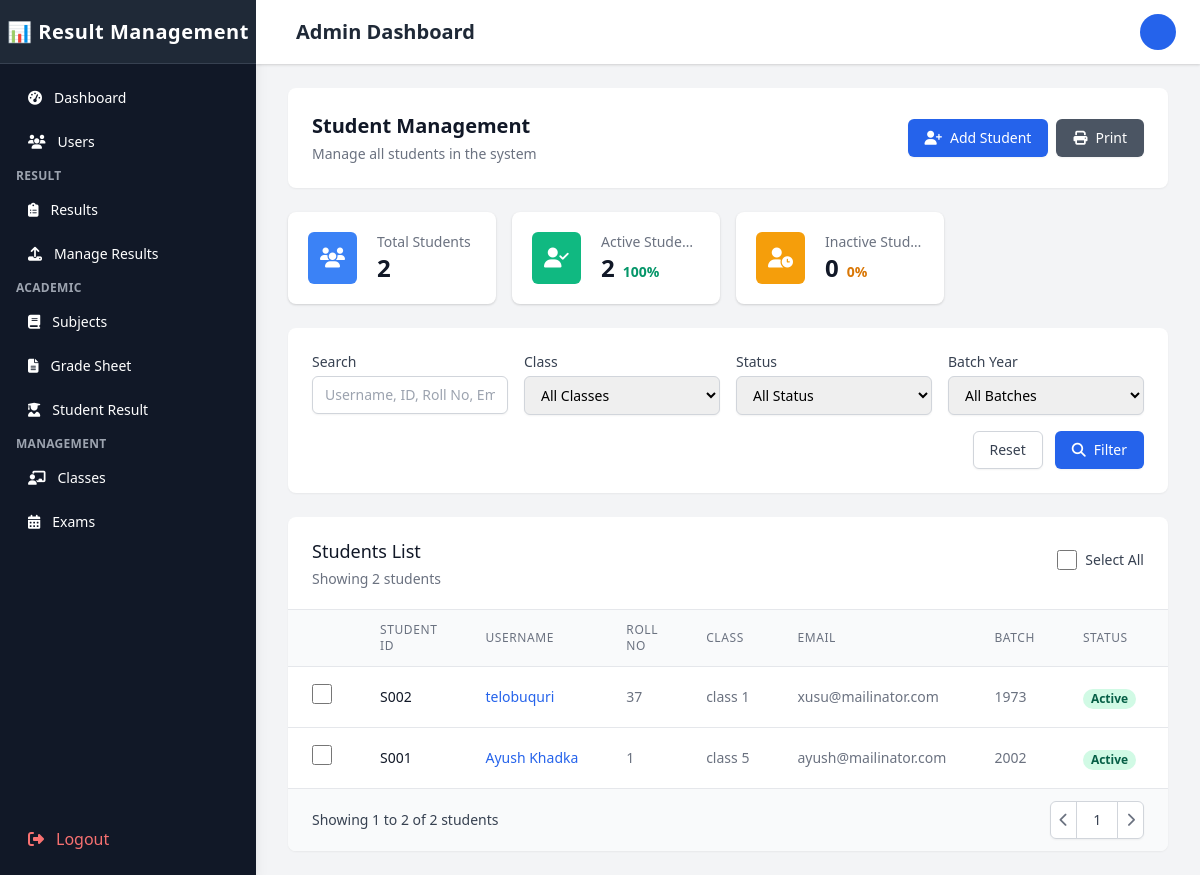
Screenshot of /Admin/students.php (signed in) with the database file from the repository.
### tables this page shows
CREATE TABLE `students` (
  `student_id` varchar(20) NOT NULL,
  `user_id` int(11) NOT NULL,
  `roll_number` varchar(20) NOT NULL,
  `registration_number` varchar(30) NOT NULL,
  `class_id` int(11) DEFAULT NULL,
  `batch_year` year(4) NOT NULL,
  `date_of_birth` date DEFAULT NULL,
  `gender` enum('male','female','other') DEFAULT NULL,
  `address` text DEFAULT NULL,
  `phone` varchar(20) DEFAULT NULL,
  `parent_name` varchar(100) DEFAULT NULL,
  `parent_phone` varchar(20) DEFAULT NULL,
  `parent_email` varchar(100) DEFAULT NULL,
  `is_active` tinyint(1) NOT NULL DEFAULT 1,
  `created_at` timestamp NOT NULL DEFAULT current_timestamp(),
  `updated_at` timestamp NOT NULL DEFAULT current_timestamp() ON UPDATE current_timestamp(),
  `section_id` int(11) DEFAULT NULL
);

CREATE TABLE `users` (
  `user_id` int(11) NOT NULL,
  `username` varchar(50) NOT NULL,
  `password` varchar(255) NOT NULL,
  `full_name` varchar(100) NOT NULL,
  `email` varchar(100) NOT NULL,
  `gender` enum('male','female','other') DEFAULT NULL,
  `role` enum('admin','teacher','student') NOT NULL,
  `status` enum('active','inactive','pending','locked') DEFAULT 'active',
  `profile_image` varchar(255) DEFAULT NULL,
  `last_login` datetime DEFAULT NULL,
  `failed_login_attempts` int(11) NOT NULL DEFAULT 0,
  `last_failed_login` datetime DEFAULT NULL,
  `password_reset_token` varchar(100) DEFAULT NULL,
  `password_reset_expires` datetime DEFAULT NULL,
  `email_verified` tinyint(1) NOT NULL DEFAULT 0,
  `email_verification_token` varchar(100) DEFAULT NULL,
  `created_at` timestamp NOT NULL DEFAULT current_timestamp(),
  `updated_at` timestamp NOT NULL DEFAULT current_timestamp() ON UPDATE current_timestamp(),
  `phone` varchar(20) DEFAULT NULL,
  `address` varchar(255) DEFAULT NULL
);

CREATE TABLE `classes` (
  `class_id` int(11) NOT NULL,
  `class_name` varchar(100) NOT NULL,
  `class_numeric` int(11) NOT NULL DEFAULT 0,
  `class_teacher_id` int(11) DEFAULT NULL,
  `section` varchar(10) DEFAULT NULL,
  `academic_year` varchar(20) NOT NULL,
  `description` text DEFAULT NULL,
  `is_active` tinyint(1) NOT NULL DEFAULT 1,
  `created_at` timestamp NOT NULL DEFAULT current_timestamp(),
  `updated_at` timestamp NOT NULL DEFAULT current_timestamp() ON UPDATE current_timestamp()
);

### Admin/students.php (the view, shortened to what the rows shown need)
<?php
$conn = new mysqli('localhost', 'root', '', 'result_management');
$query = "SELECT s.*, u.full_name, u.email, u.status, c.class_name, c.section
          FROM students s
          JOIN users u ON s.user_id = u.user_id
          LEFT JOIN classes c ON s.class_id = c.class_id
          WHERE 1=1";
$query .= " ORDER BY s.created_at DESC";
$stmt = $conn->prepare($query);
$stmt->execute();
$result = $stmt->get_result();
$students = [];
while ($row = $result->fetch_assoc()) {
    $students[] = $row;
}
?>
<!DOCTYPE html>
<html lang="en">
<head>
    <link rel="stylesheet" href="https://cdnjs.cloudflare.com/ajax/libs/font-awesome/6.4.0/css/all.min.css">
    <link href="https://cdn.jsdelivr.net/npm/tailwindcss@2.2.19/dist/tailwind.min.css" rel="stylesheet">
</head>
<body class="bg-gray-100" id="body">
    <div class="flex h-screen overflow-hidden">
        <?php include 'sidebar.php'; ?>
        <div class="flex flex-col flex-1 w-0 overflow-hidden">
            <?php include 'topBar.php'; ?>
            <main class="flex-1 relative overflow-y-auto focus:outline-none">
                <div class="py-6">
                    <div class="max-w-7xl mx-auto px-4 sm:px-6 md:px-8">
                        <div class="bg-white shadow-sm rounded-lg p-6 mb-6">
                            <div class="flex flex-col md:flex-row md:items-center md:justify-between">
                                <div>
                                    <h2 class="text-xl font-bold text-gray-900">Student Management</h2>
                                </div>
                            </div>
                        </div>
                        <div class="bg-white shadow-sm rounded-lg overflow-hidden">
                            <div class="overflow-x-auto">
                                <table class="min-w-full divide-y divide-gray-200">
                                    <thead class="bg-gray-50">
                                        <tr>
                                            <th scope="col" class="px-6 py-3 text-left text-xs font-medium text-gray-500 uppercase tracking-wider">
                                            </th>
                                            <th scope="col" class="px-6 py-3 text-left text-xs font-medium text-gray-500 uppercase tracking-wider">Student ID</th>
                                            <th scope="col" class="px-6 py-3 text-left text-xs font-medium text-gray-500 uppercase tracking-wider">Username</th>
                                            <th scope="col" class="px-6 py-3 text-left text-xs font-medium text-gray-500 uppercase tracking-wider">Roll No</th>
                                            <th scope="col" class="px-6 py-3 text-left text-xs font-medium text-gray-500 uppercase tracking-wider">Class</th>
                                            <th scope="col" class="px-6 py-3 text-left text-xs font-medium text-gray-500 uppercase tracking-wider">Email</th>
                                            <th scope="col" class="px-6 py-3 text-left text-xs font-medium text-gray-500 uppercase tracking-wider">Batch</th>
                                            <th scope="col" class="px-6 py-3 text-left text-xs font-medium text-gray-500 uppercase tracking-wider">Status</th>
                                            <th scope="col" class="px-6 py-3 text-left text-xs font-medium text-gray-500 uppercase tracking-wider">Actions</th>
                                        </tr>
                                    </thead>
                                    <tbody class="bg-white divide-y divide-gray-200">
                                        <?php if (empty($students)): ?>
                                            <tr>
                                                <td colspan="9" class="px-6 py-4 text-center text-sm text-gray-500">No students found.</td>
                                            </tr>
                                        <?php else: ?>
                                            <?php foreach ($students as $student): ?>
                                                <tr class="hover:bg-gray-50">
                                                    <td class="px-6 py-4 whitespace-nowrap">
                                                        <input type="checkbox" name="selected_students[]" value="<?php echo $student['student_id']; ?>" form="bulkActionForm" class="student-checkbox form-checkbox h-5 w-5 text-blue-600">
                                                    </td>
                                                    <td class="px-6 py-4 whitespace-nowrap text-sm font-medium text-gray-900">
                                                        <?php echo htmlspecialchars($student['student_id']); ?>
                                                    </td>
                                                    <td class="px-6 py-4 whitespace-nowrap text-sm text-gray-500">
                                                        <a href="#" onclick="showProfileModal('<?php echo $student['student_id']; ?>'); return false;" class="text-blue-600 hover:text-blue-900">
                                                            <?php echo htmlspecialchars($student['full_name']); ?>
                                                        </a>
                                                    </td>
                                                    <td class="px-6 py-4 whitespace-nowrap text-sm text-gray-500">
                                                        <?php echo htmlspecialchars($student['roll_number']); ?>
                                                    </td>
                                                    <td class="px-6 py-4 whitespace-nowrap text-sm text-gray-500">
                                                        <?php echo htmlspecialchars($student['class_name'] . ' ' . $student['section']); ?>
                                                    </td>
                                                    <td class="px-6 py-4 whitespace-nowrap text-sm text-gray-500">
                                                        <?php echo htmlspecialchars($student['email']); ?>
                                                    </td>
                                                    <td class="px-6 py-4 whitespace-nowrap text-sm text-gray-500">
                                                        <?php echo htmlspecialchars($student['batch_year']); ?>
                                                    </td>
                                                    <td class="px-6 py-4 whitespace-nowrap">
                                                        <?php if ($student['status'] == 'active'): ?>
                                                            <span class="px-2 inline-flex text-xs leading-5 font-semibold rounded-full bg-green-100 text-green-800">
                                                                Active
                                                            </span>
                                                        <?php elseif ($student['status'] == 'inactive'): ?>
                                                            <span class="px-2 inline-flex text-xs leading-5 font-semibold rounded-full bg-red-100 text-red-800">
                                                                Inactive
                                                            </span>
                                                        <?php else: ?>
                                                            <span class="px-2 inline-flex text-xs leading-5 font-semibold rounded-full bg-yellow-100 text-yellow-800">
                                                                Pending
                                                            </span>
                                                        <?php endif; ?>
                                                    </td>
                                                    <td class="px-6 py-4 whitespace-nowrap text-sm text-gray-500">
                                                    </td>
                                                </tr>
                                            <?php endforeach; ?>
                                        <?php endif; ?>
                                    </tbody>
                                </table>
                            </div>
                        </div>
                    </div>
                </div>
            </main>
        </div>
    </div>
</body>
</html>

### rows the page displays
students: student_id "S002", user.full_name "telobuquri", roll_number "37", class.section "class 1", user.email "xusu@mailinator.com", batch_year "1973"
students: student_id "S001", user.full_name "Ayush Khadka", roll_number "1", class.section "class 5", user.email "ayush@mailinator.com", batch_year "2002"

### other values shown
$stats['total'] "2"
$stats['active'] "2"
$stats['inactive'] "0"
count($students) "2"
